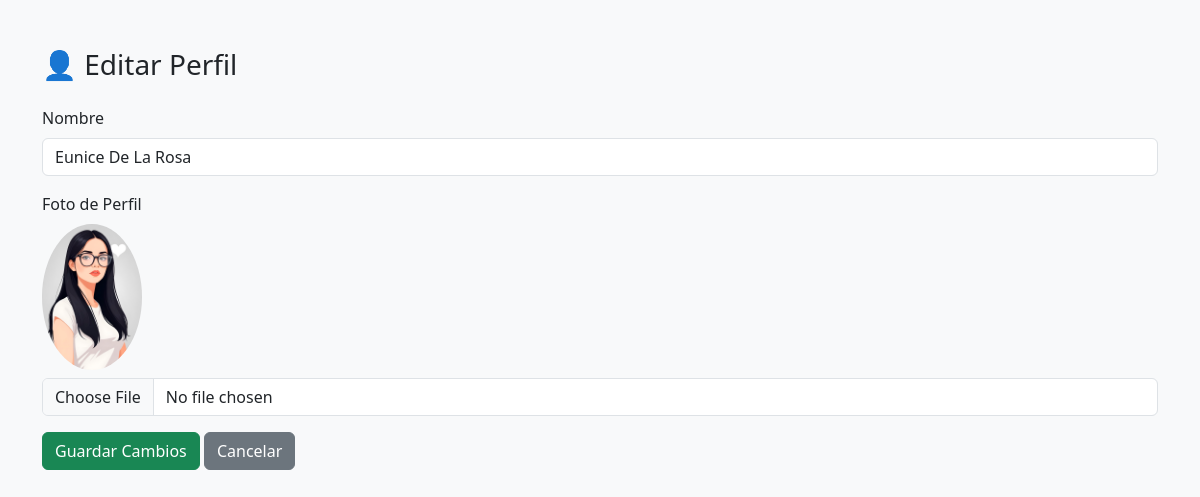
The page /modules/configuracion/perfil.php (signed in) on the database its author committed.
### tables this page shows
CREATE TABLE `usuarios` (
  `id` int(11) NOT NULL,
  `nombre` varchar(100) NOT NULL,
  `correo` varchar(100) NOT NULL,
  `password` varchar(255) NOT NULL,
  `creado_en` timestamp NOT NULL DEFAULT current_timestamp(),
  `foto` varchar(255) DEFAULT NULL
);

### modules/configuracion/perfil.php (the view, shortened to what this page needs)
<?php
require '../../includes/db.php';
$usuario_id = $_SESSION['usuario_id'];
$usuario = $conn->query("SELECT nombre, foto FROM usuarios WHERE id = $usuario_id")->fetch_assoc();
?>
<!DOCTYPE html>
<html lang="es">
<head>
    <link href="https://cdn.jsdelivr.net/npm/bootstrap@5.3.0/dist/css/bootstrap.min.css" rel="stylesheet">
</head>
<body class="bg-light">
<div class="container mt-5">
    <h3 class="mb-4">👤 Editar Perfil</h3>
    <form method="POST" enctype="multipart/form-data">
        <div class="mb-3">
            <label class="form-label">Nombre</label>
            <input type="text" name="nombre" class="form-control" value="<?= htmlspecialchars($usuario['nombre']) ?>" required>
        </div>
        <div class="mb-3">
            <label class="form-label">Foto de Perfil</label><br>
            <?php
            $foto = $usuario['foto'] ?? 'default.png';
            ?>
            <img src="../../assets/uploads/<?= htmlspecialchars($foto) ?>" width="100" class="mb-2 rounded-circle"><br>
            <input type="file" name="foto" class="form-control">
        </div>
        <button type="submit" class="btn btn-success">Guardar Cambios</button>
        <a href="../dashboard/dashboard.php" class="btn btn-secondary">Cancelar</a>
    </form>
</div>
</body>
</html>

### rows shown on the page
usuarios: nombre "Eunice De La Rosa", foto (picture)
